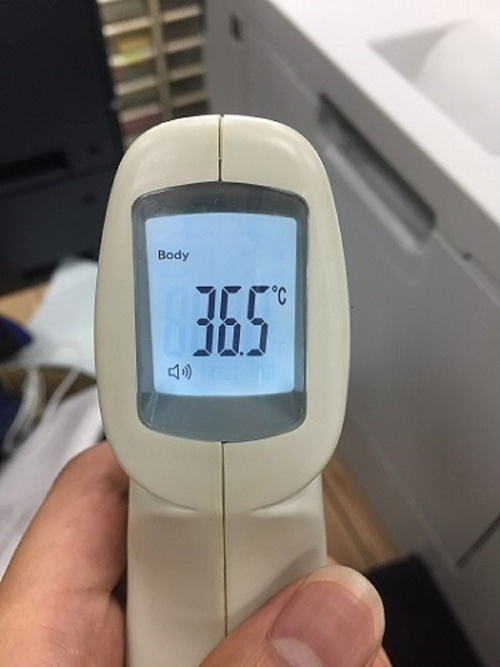
#> input picture l1_image/U0333146_20200409024150.jpg, 1000 x 1333 px, found by its file name (shown at 1/2 size)
$ python img_position.py
#> lines starting #> are read from the running program, lines starting #| are printed output that depends on the picture; after the words box and inside, x2 and y2 are one past the last pixel; in counts of white or black regions, pixels touching at a corner belong together
# -*- coding: utf-8 -*-
"""
Created on Sat Apr 11 18:25:11 2020

@author: J
"""
import cv2
import numpy as np
import imutils
from imutils.perspective import four_point_transform
from imutils import contours

def getSample(image_path_name):
#> called with image_path_name = 'l1_image/U0333146_20200409024150.JPG'
    image = cv2.imread(image_path_name)
#> image is the input picture: shape (1333, 1000, 3); mean B, G, R 120.7, 125.2, 131.4
    image = cv2.resize(image, (500, 500), interpolation=cv2.INTER_CUBIC)
#> image: shape (500, 500, 3)
    gray = cv2.cvtColor(image, cv2.COLOR_BGR2GRAY)
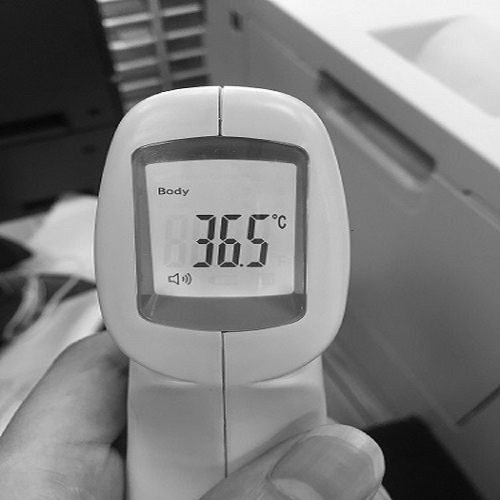
#> gray: shape (500, 500); min 5, max 254, mean 126.5
    blurred = cv2.GaussianBlur(gray, (5, 5), 0)
    edged = cv2.Canny(blurred, 50, 200, 255)
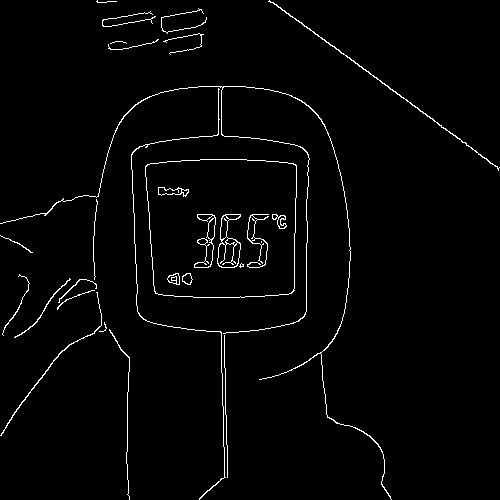
#> edged: shape (500, 500); 2.1% white in thin lines or dots
    items = cv2.findContours(edged.copy(), cv2.RETR_EXTERNAL, cv2.CHAIN_APPROX_SIMPLE)
#> items = 20 contours, 13 with area under 20; largest, box (x1, y1, x2, y2) and area: (145, 159, 297, 298) 19646, (0, 86, 392, 500) 160, (268, 0, 500, 171) 150, (0, 292, 102, 436) 78, (14, 278, 71, 338) 43, (131, 88, 226, 500) 41, (58, 279, 97, 303) 21
    cnts = items[0] if len(items) == 2 else items[1]
#> cnts has the same summary as items
    cnts = sorted(cnts, key=cv2.contourArea, reverse=True)
    displayCnt = None
    for c in cnts:
        peri = cv2.arcLength(c, True)
        approx = cv2.approxPolyDP(c, 0.02 * peri, True)
        if len(approx) == 4:
            displayCnt = approx
            break
#> this loop made 1 pass
#> (peri, displayCnt) on pass 1: (558.6, [[145, 166], [155, 293], [294, 290], [295, 164]])
    warped = four_point_transform(gray, displayCnt.reshape(4, 2))
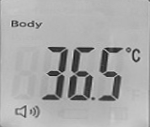
#> warped: shape (127, 150); min 25, max 223, mean 170.3
    output = four_point_transform(image, displayCnt.reshape(4, 2))
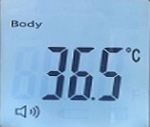
#> output: shape (127, 150, 3); mean B, G, R 215.1, 178.4, 137.6
    thresh1 = cv2.threshold(warped, 0, 255, cv2.THRESH_BINARY_INV | cv2.THRESH_OTSU)[1]
#> thresh1: shape (127, 150); 9.7% white; 18 white regions (11 under 20 px), largest, box (x1, y1, x2, y2) and area: (68, 47, 94, 100) 640, (42, 47, 68, 100) 495, (100, 47, 123, 99) 416
    kernel = cv2.getStructuringElement(cv2.MORPH_ELLIPSE, (1, 5))
    thresh2 = cv2.morphologyEx(thresh1, cv2.MORPH_OPEN, kernel)
#> thresh2: shape (127, 150); 7.9% white; 19 white regions (8 under 20 px), largest, box (x1, y1, x2, y2) and area: (46, 71, 64, 100) 238, (72, 47, 90, 73) 203, (68, 75, 83, 100) 188
    src = thresh2
    binary=cv2.Canny(src, 80, 80 * 2)
#> binary: shape (127, 150); 3.7% white in thin lines or dots, all inside (x1, y1, x2, y2) = (11, 20, 135, 117)
    k = np.ones((3, 3), dtype=np.uint8)
    binary = cv2.morphologyEx(binary,cv2.MORPH_DILATE,k)
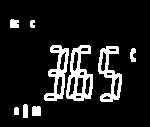
#> binary: shape (127, 150); 11.7% white; 9 white regions
    items = cv2.findContours(binary, cv2.RETR_EXTERNAL, cv2.CHAIN_APPROX_SIMPLE)
#> items = 9 contours; largest, box (x1, y1, x2, y2) and area: (66, 45, 93, 101) 949, (98, 46, 122, 102) 646, (44, 45, 69, 101) 644, (32, 106, 41, 116) 70, (10, 19, 19, 28) 56
    contr = items[0] if len(items) == 2 else items[1]
#> contr has the same summary as items
    contr = sorted(contr, key=cv2.contourArea, reverse=True)
    digitCnts = []
    for c in contr:
        (x, y, w, h) = cv2.boundingRect(c)
        #print("i:",i,"x:",x,"y:", y,"w:", w,"h:",h,"W*h=",w*h)
        if w*h>1000:
            digitCnts.append(c)
#> this loop made 9 passes
#> (x, y, w, h) on passes 1 to 9: (66, 45, 27, 56), (98, 46, 24, 56), (44, 45, 25, 56), (32, 106, 9, 10), (10, 19, 9, 9), (23, 104, 5, 14), (130, 48, 6, 14), (14, 107, 5, 8), (30, 20, 5, 8)
#> after the loop, digitCnts = 3 contours; box (x1, y1, x2, y2) and area: (66, 45, 93, 101) 949, (98, 46, 122, 102) 646, (44, 45, 69, 101) 644

    if len(digitCnts)>0 :
        digitCnts = contours.sort_contours(digitCnts, method="left-to-right")[0]
        x1=0
        y1=0
        w1=0
        h1=0
        for i in range(len(digitCnts)):
            x, y, w, h = cv2.boundingRect(digitCnts[i]);
            #print("i:",i,"x:",x,"y:", y,"w:", w,"h:",h,"W*h=",w*h)
            w1=w1+w
            if i==0:
                x1=x
                y1=y
                h1=h
#> this loop made 3 passes
#> (x, y, w, w1, x1, y1, h1) on pass 1: (44, 45, 25, 25, 44, 45, 56)
#> (x, y, w, w1) on passes 2 to 3: (66, 45, 27, 52), (98, 46, 24, 76)
#> after the loop, w1 = 76
        cv2.rectangle(thresh1, (x1,y1), (x1+w1, y1+h1), (0, 0, 0), 2)
#> thresh1: shape (127, 150); 9.4% white; 20 white regions (13 under 20 px), largest, box (x1, y1, x2, y2) and area: (68, 47, 94, 100) 640, (46, 47, 68, 100) 483, (100, 47, 119, 99) 386
        crop_img = thresh1[y1:y1+h1, x1:x1+w1]
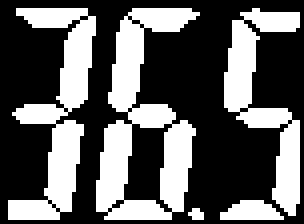
#> crop_img: shape (56, 76) (shown 4 times larger); 37.1% white; 5 white regions (1 under 20 px)
        cv2.imwrite('l2_image/contr_analysis_1.png', crop_img)
#-------------------------------------------------------------
        _img = cv2.resize(crop_img, (50, 50), interpolation=cv2.INTER_CUBIC)
        items = cv2.findContours(_img, cv2.RETR_EXTERNAL, cv2.CHAIN_APPROX_SIMPLE)
#> items = 3 contours; box (x1, y1, x2, y2) and area: (15, 1, 34, 50) 500, (1, 1, 17, 50) 286, (35, 1, 50, 50) 274
        contr = items[0] if len(items) == 2 else items[1]
#> contr has the same summary as items
        contr = sorted(contr, key=cv2.contourArea, reverse=True)
        contr = contours.sort_contours(contr, method="left-to-right")[0]
        imgArray=[]
        for i in range(len(contr)):
            (x, y, w, h) = cv2.boundingRect(contr[i])
            print("i:",i,"x:",x,"y:", y,"w:", w,"h:",h,"W*h=",w*h)
            cv2.rectangle(thresh1, (x,y), (x+w, y+h), (0, 0, 0), 2)
            im = _img[y:y+h, x:x+w]
            imgArray.append(im)
#> this loop made 3 passes
#> (x, w) on passes 1 to 3: (1, 16), (15, 19), (35, 15)
#| i: 0 x: 1 y: 1 w: 16 h: 49 W*h= 784
#| i: 1 x: 15 y: 1 w: 19 h: 49 W*h= 931
#| i: 2 x: 35 y: 1 w: 15 h: 49 W*h= 735
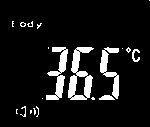
#> thresh1: shape (127, 150); 9.2% white; 20 white regions (14 under 20 px), largest, box (x1, y1, x2, y2) and area: (68, 47, 94, 100) 640, (46, 47, 68, 100) 472, (100, 47, 119, 99) 386, (99, 95, 115, 100) 59, (132, 49, 140, 62) 52, (20, 106, 26, 117) 24
#> after the loop, imgArray = 3 items
        return imgArray
    else:
        return None

img=getSample("l1_image/U0333146_20200409024150.JPG")
#> img = 3 items
if img!=None:
    for i in range(len(img)):
      cv2.imwrite('l3_image/test'+str(i)+'.png', img[i])
#> this loop made 3 passes
else:
    print("None")

$ run again, with l1_image/IMG_2078.JPG copied over l1_image/U0333146_20200409024150.jpg
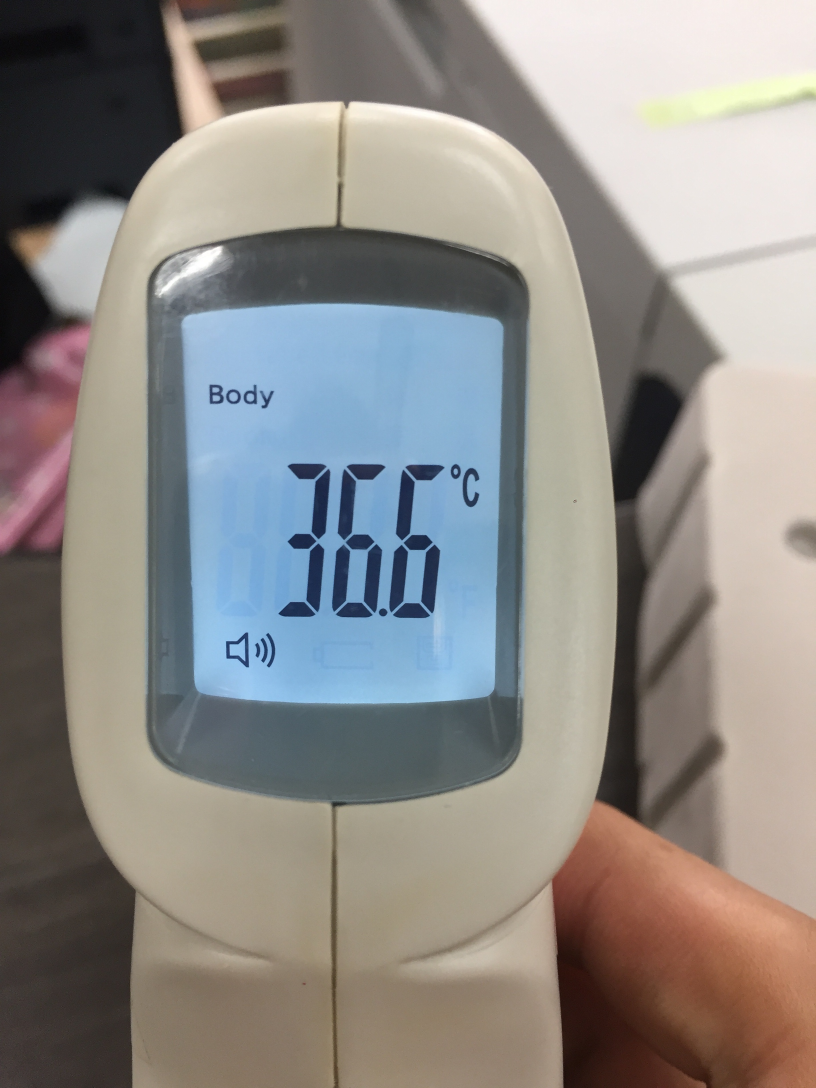
#> input picture l1_image/IMG_2078.JPG, 2448 x 3264 px, found by its file name (shown at 1/3 size)
#> in getSample, image is the input picture: shape (3264, 2448, 3); mean B, G, R 134.8, 138.5, 141.9
#> image: shape (500, 500, 3)
#> in getSample, `edged = cv2.Canny(blurred, 50, 200, 255)`:
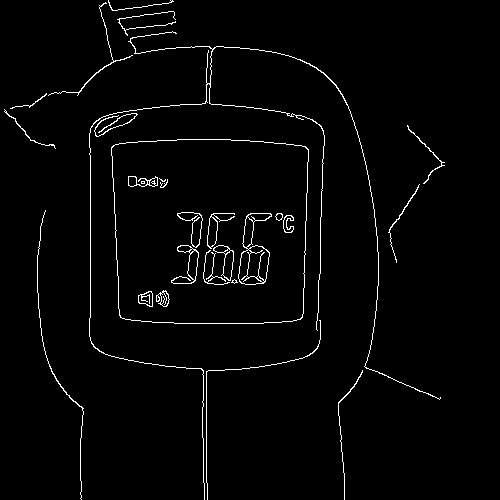
#> edged: shape (500, 500); 2.2% white in thin lines or dots, all inside (x1, y1, x2, y2) = (4, 0, 445, 500)
#> in getSample, `items = cv2.findContours(edged.copy(), cv2.RETR_EXTERNAL, cv2.CHAIN_AP..`: items = 13 contours, 4 with area under 20; largest, box (x1, y1, x2, y2) and area: (111, 139, 309, 324) 34338, (89, 31, 441, 500) 100, (48, 2, 133, 96) 40, (407, 125, 445, 184) 38, (94, 113, 138, 137) 38
#> cnts has the same summary as items
#> the loop in getSample, `for c in cnts:` made 1 pass
#> (peri, displayCnt) on pass 1: (738.1, [[111, 147], [120, 317], [302, 317], [305, 146]])
#> thresh2: shape (171, 194); 9.2% white; 24 white regions (12 under 20 px), largest, box (x1, y1, x2, y2) and area: (127, 97, 158, 136) 681, (90, 101, 112, 136) 358, (67, 64, 89, 98) 350
#> in getSample, `items = cv2.findContours(binary, cv2.RETR_EXTERNAL, cv2.CHAIN_APPROX_S..`: items = 14 contours; largest, box (x1, y1, x2, y2) and area: (88, 62, 123, 137) 1648, (125, 63, 159, 137) 1600, (58, 62, 90, 136) 1083, (38, 143, 53, 158) 144, (164, 63, 177, 84) 106
#> in getSample, `contr = items[0] if len(items) == 2 else items[1]`: contr has the same summary as items
#> the loop in getSample, `for c in contr:` made 14 passes
#> (x, y, w, h) on passes 1 to 8: (88, 62, 35, 75), (125, 63, 34, 74), (58, 62, 32, 74), (38, 143, 15, 15), (164, 63, 13, 21), (31, 142, 5, 18), (42, 27, 5, 11), (20, 27, 5, 10)
#> after the loop in getSample, `for c in contr:`: digitCnts = 3 contours; box (x1, y1, x2, y2) and area: (88, 62, 123, 137) 1648, (125, 63, 159, 137) 1600, (58, 62, 90, 136) 1083
#> the loop in getSample, `for i in range(len(digitCnts)):` made 3 passes
#> (x, y, w, h, w1, x1, y1, h1) on pass 1: (58, 62, 32, 74, 32, 58, 62, 74)
#> after the loop in getSample, `for i in range(len(digitCnts)):`: w1 = 101
#> crop_img: shape (74, 101); 40.7% white; 6 white regions (1 under 20 px)
#> in getSample, `items = cv2.findContours(_img, cv2.RETR_EXTERNAL, cv2.CHAIN_APPROX_SIM..`: items = 2 contours; box (x1, y1, x2, y2) and area: (16, 0, 50, 50) 920, (0, 0, 17, 50) 278
#> in getSample, `contr = items[0] if len(items) == 2 else items[1]`: contr has the same summary as items
#> the loop in getSample, `for i in range(len(contr)):` made 2 passes
#> (x, y, w, h) on passes 1 to 2: (0, 0, 17, 50), (16, 0, 34, 50)
#> (printed output is left out)
#> after the loop in getSample, `for i in range(len(contr)):`:
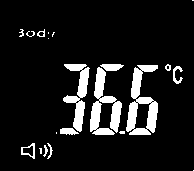
#> thresh1: shape (171, 194); 10.2% white; 21 white regions (8 under 20 px), largest, box (x1, y1, x2, y2) and area: (126, 65, 158, 135) 1087, (90, 67, 122, 135) 986, (63, 64, 90, 132) 729
#> after the loop in getSample, `for i in range(len(contr)):`: imgArray = 2 items
#> the loop `for i in range(len(img)):` made 2 passes

$ run again, with l1_image/IMG_2079.JPG copied over l1_image/U0333146_20200409024150.jpg
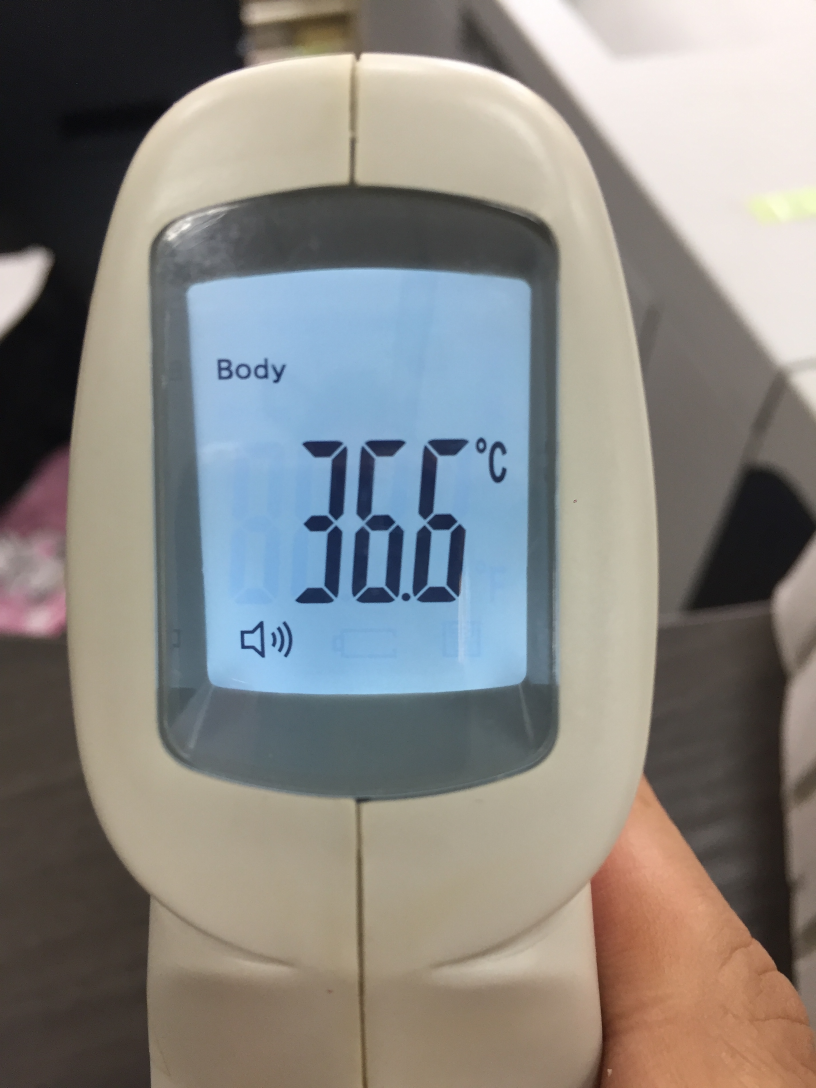
#> input picture l1_image/IMG_2079.JPG, 2448 x 3264 px, found by its file name (shown at 1/3 size)
#> in getSample, image is the input picture: shape (3264, 2448, 3); mean B, G, R 129.8, 133.6, 135.4
#> image: shape (500, 500, 3)
#> in getSample, `edged = cv2.Canny(blurred, 50, 200, 255)`:
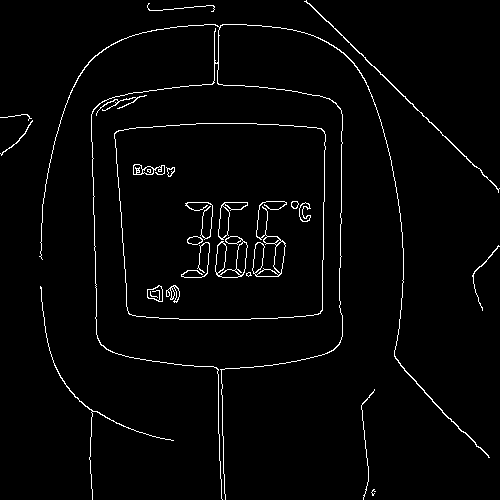
#> edged: shape (500, 500); 2.4% white in thin lines or dots
#> in getSample, `items = cv2.findContours(edged.copy(), cv2.RETR_EXTERNAL, cv2.CHAIN_AP..`: items = 11 contours, 4 with area under 20; largest, box (x1, y1, x2, y2) and area: (114, 123, 326, 320) 38900, (39, 24, 490, 500) 232, (304, 0, 500, 193) 158, (40, 286, 174, 500) 48, (96, 95, 147, 116) 30, (472, 245, 500, 311) 26, (0, 120, 33, 156) 25
#> cnts has the same summary as items
#> the loop in getSample, `for c in cnts:` made 1 pass
#> (peri, displayCnt) on pass 1: (785.5, [[114, 133], [129, 314], [320, 313], [321, 128]])
#> thresh2: shape (185, 207); 9.3% white; 28 white regions (11 under 20 px), largest, box (x1, y1, x2, y2) and area: (97, 108, 120, 145) 414, (136, 109, 160, 145) 405, (101, 71, 123, 111) 397
#> in getSample, `items = cv2.findContours(binary, cv2.RETR_EXTERNAL, cv2.CHAIN_APPROX_S..`: items = 13 contours; largest, box (x1, y1, x2, y2) and area: (134, 67, 171, 146) 1852, (95, 67, 131, 146) 1843, (61, 67, 97, 146) 1245, (41, 153, 57, 171) 177, (176, 67, 189, 89) 132
#> in getSample, `contr = items[0] if len(items) == 2 else items[1]`: contr has the same summary as items
#> the loop in getSample, `for c in contr:` made 13 passes
#> (x, y, w, h) on passes 1 to 8: (134, 67, 37, 79), (95, 67, 36, 79), (61, 67, 36, 79), (41, 153, 16, 18), (176, 67, 13, 22), (39, 30, 11, 11), (33, 152, 6, 20), (22, 30, 5, 10)
#> after the loop in getSample, `for c in contr:`: digitCnts = 3 contours; box (x1, y1, x2, y2) and area: (134, 67, 171, 146) 1852, (95, 67, 131, 146) 1843, (61, 67, 97, 146) 1245
#> the loop in getSample, `for i in range(len(digitCnts)):` made 3 passes
#> (x, w, w1, x1, y1, h1) on pass 1: (61, 36, 36, 61, 67, 79)
#> after the loop in getSample, `for i in range(len(digitCnts)):`: w1 = 109
#> crop_img: shape (79, 109); 40.8% white; 10 white regions (1 under 20 px)
#> in getSample, `items = cv2.findContours(_img, cv2.RETR_EXTERNAL, cv2.CHAIN_APPROX_SIM..`: items = 2 contours; box (x1, y1, x2, y2) and area: (16, 1, 50, 50) 928, (0, 1, 17, 50) 274
#> in getSample, `contr = items[0] if len(items) == 2 else items[1]`: contr has the same summary as items
#> the loop in getSample, `for i in range(len(contr)):` made 2 passes
#> (x, y, w, h) on passes 1 to 2: (0, 1, 17, 49), (16, 1, 34, 49)
#> (printed output is left out)
#> pass 2, in getSample, `im = _img[y:y+h, x:x+w]`:
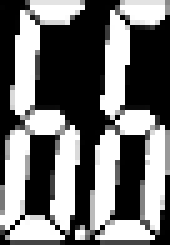
#> im: shape (49, 34) (shown 5 times larger); min 0, max 255, mean 113.7
#> after the loop in getSample, `for i in range(len(contr)):`: imgArray = 2 items
#> the loop `for i in range(len(img)):` made 2 passes

$ run again, with l1_image/IMG_2080.JPG copied over l1_image/U0333146_20200409024150.jpg
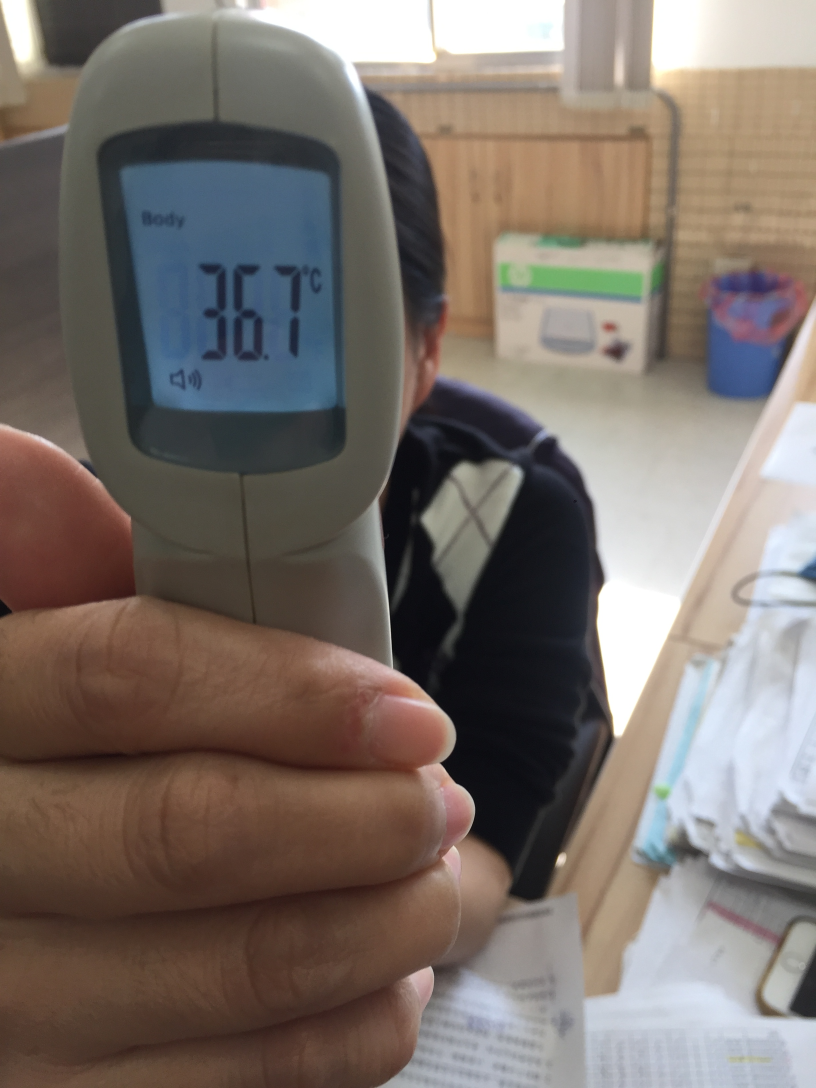
#> input picture l1_image/IMG_2080.JPG, 2448 x 3264 px, found by its file name (shown at 1/3 size)
#> in getSample, image is the input picture: shape (3264, 2448, 3); mean B, G, R 105.2, 111.5, 121.5
#> image: shape (500, 500, 3)
#> in getSample, `edged = cv2.Canny(blurred, 50, 200, 255)`:
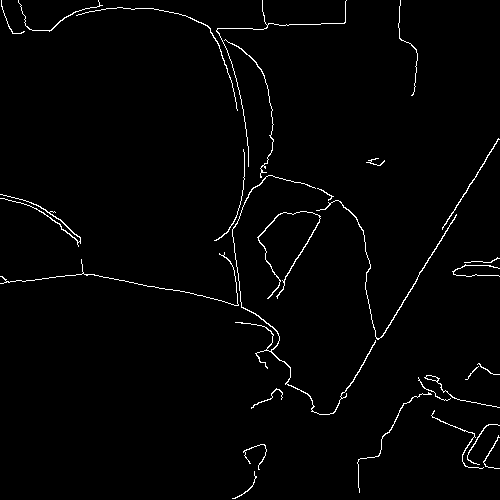
#> edged: shape (500, 500); 1.7% white in thin lines or dots
#> in getSample, `items = cv2.findContours(edged.copy(), cv2.RETR_EXTERNAL, cv2.CHAIN_AP..`: items = 28 contours, 16 with area under 20; largest, box (x1, y1, x2, y2) and area: (232, 175, 376, 415) 156, (316, 200, 457, 340) 104, (257, 211, 321, 299) 97, (0, 194, 81, 247) 64, (424, 375, 500, 408) 58
#> cnts has the same summary as items
#> the loop in getSample, `for c in cnts:` made 21 passes
#> (peri, displayCnt) on pass 21: (49.7, [[317, 188], [331, 196], [328, 200], [333, 196]])
#> in getSample, `items = cv2.findContours(binary, cv2.RETR_EXTERNAL, cv2.CHAIN_APPROX_S..`: items = 1 contour; box (x1, y1, x2, y2) and area: (0, 4, 4, 16) 24
#> contr = 1 item
#> the loop in getSample, `for c in contr:` made 1 pass
#> (x, y, w, h) on pass 1: (0, 4, 4, 12)
#> after the loop in getSample, `for c in contr:`: digitCnts = []
